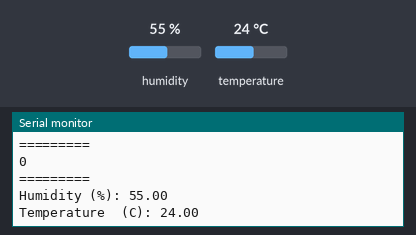
Bench run of a sketch on a simulated Arduino Uno, built with avr-gcc and run on an emulated ATmega328P. Parts: the last lines printed to the serial monitor. The test bench sets the inputs (shaded band); at power-on: humidity 55 %, temperature 24 °C.

Above: at 2.8 s.
2.9 s: humidity set to 22 %
At 4.6 s:
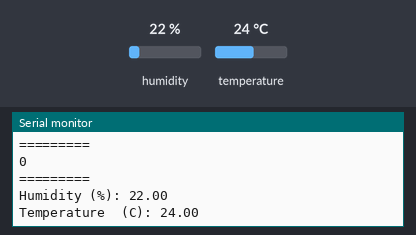
5.6 s: temperature set to 12 °C
At 7.2 s:
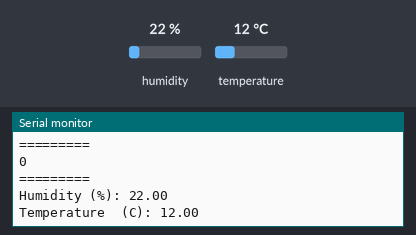
8.3 s: humidity set to 40 %
At 11.2 s:
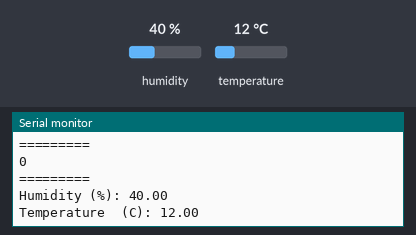
Timing chart, 0 to 12.7 s (numbered marks = the images above; inputs shaded):
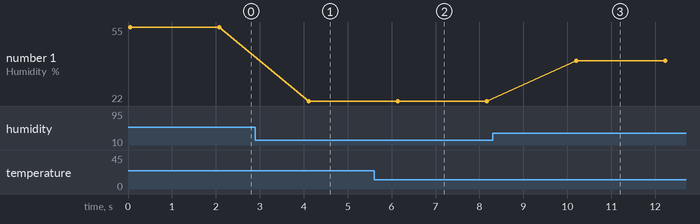

The sketch:

SENSOR_DATA_COLLECT.ino
```cpp
#include <dht11.h>
#define DHT07PIN 7

dht11 DHT11;

void  setup()
{
  Serial.begin(9600);
}

void loop()
{
  Serial.println();

  int chk = DHT11.read(DHT07PIN);
  Serial.println("=========");
  Serial.println(chk);
  Serial.println("=========");

  Serial.print("Humidity (%): ");
  Serial.println((float)DHT11.humidity, 2);
  Serial.print("Temperature  (C): ");
  Serial.println((float)DHT11.temperature, 2);
  delay(2000);

}
```

Measured:
- after the input at 2.9 s, the serial monitor: prints a new line after 1.2 s (image 1)
- after the input at 5.6 s, the serial monitor: prints a new line after 0.56 s (image 2)
- after the input at 8.3 s, the serial monitor: prints a new line after 1.9 s (image 3)
- plotted number 1: 55 → 22 after the input at 2.9 s, 22 → 40 after the input at 8.3 s
